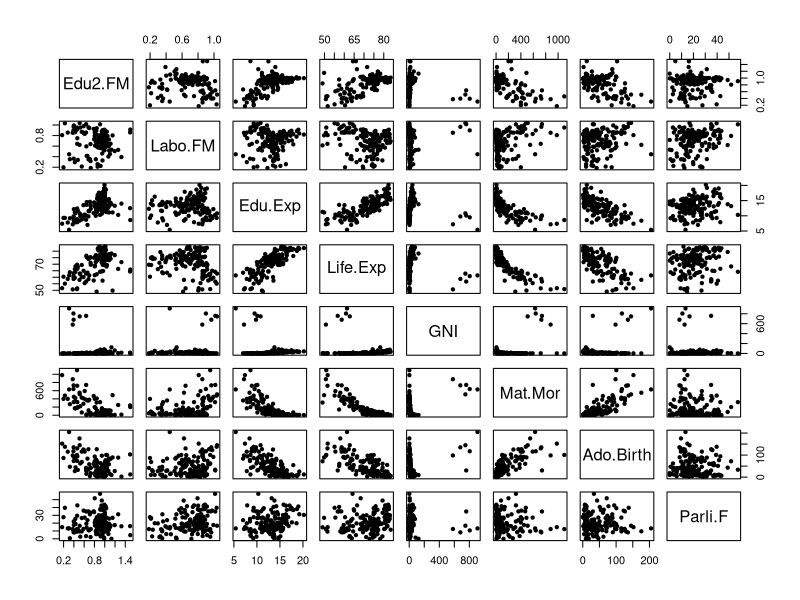
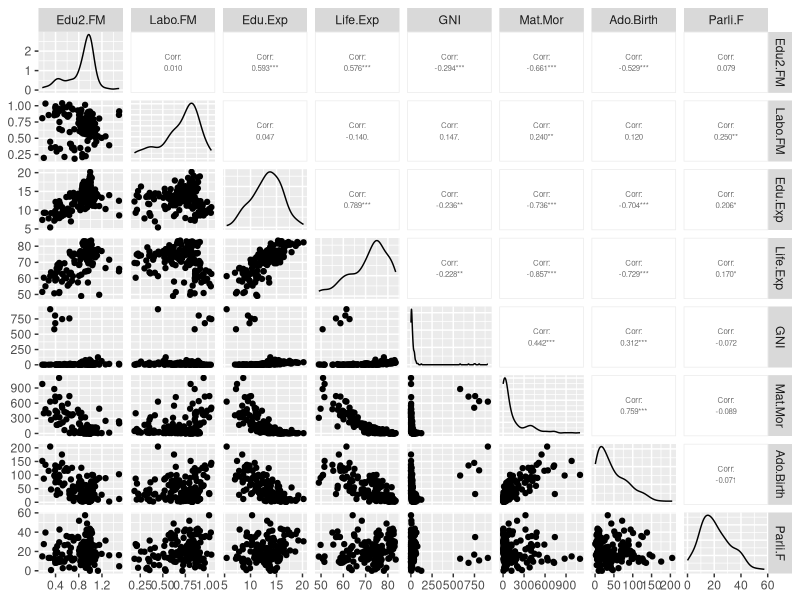
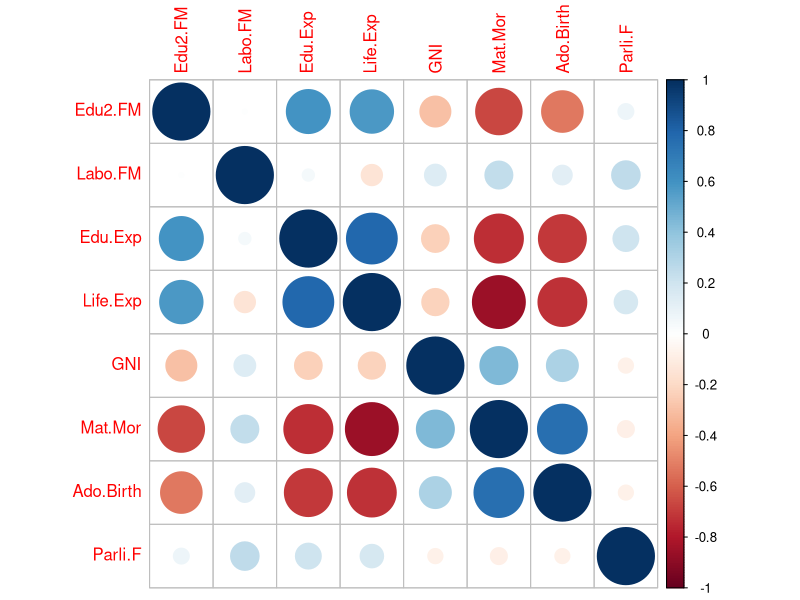
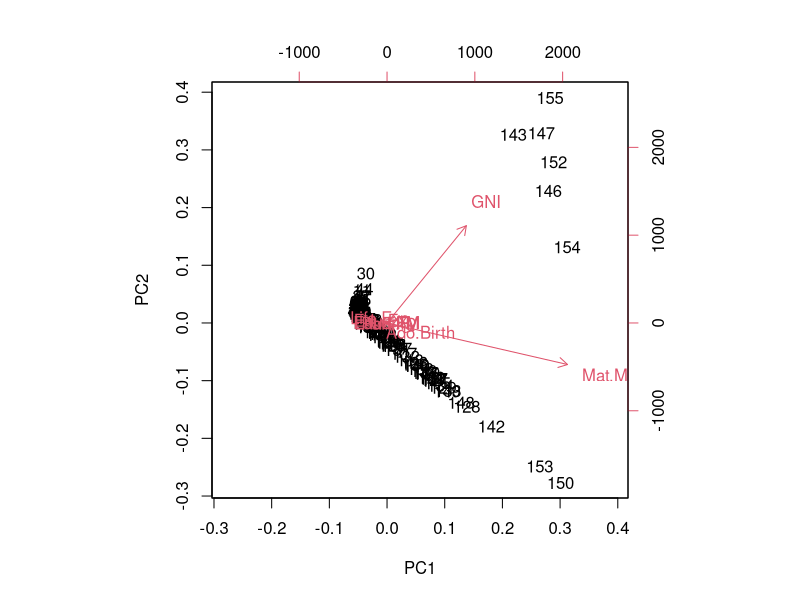
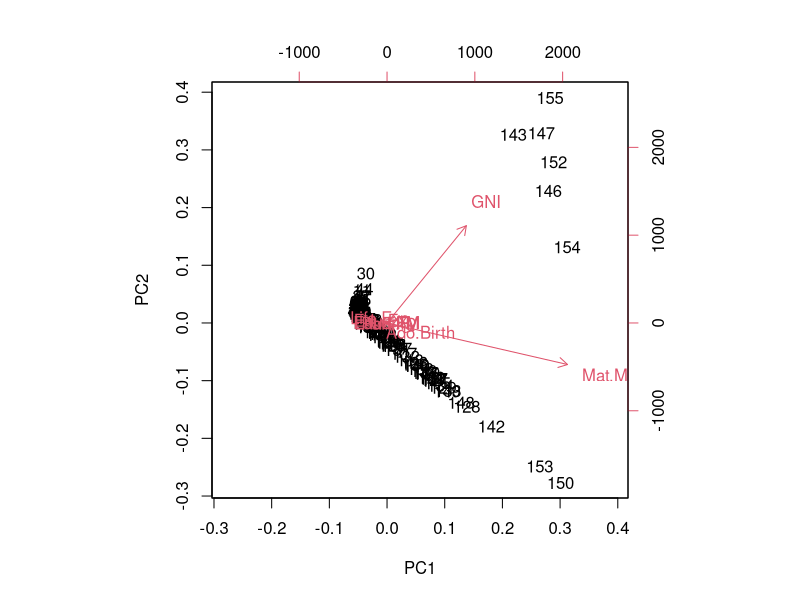

Here is the R script that generated these plots, in order:
## ---- chunk 1
# Loading packages.
library(dplyr)
library(MASS)
library(tidyr)
library(corrplot)
library(ggplot2)
library(GGally)

# Loading the dataset.
human <- read.csv("data/human.csv")

# Exploring structure and dimensions.
str(human)
dim(human)

# Graphical overview of the data.
pairs(human, pch = 20)

summary(human)

# Plot correlation between variables.
p <- ggpairs(human, upper = list(continuous = wrap("cor",size=2)))
p

# Create the correlation matrix and plot it.
cor_matrix <- round(cor(human),digits=5)
cor_matrix
corrplot(cor_matrix, method="circle")
## ---- chunk 2
# Performing PCA with raw human data
pca_human <- prcomp(human)

# Drawing a biplot of the principal component representation and the original variables.
biplot(pca_human, choices = 1:2)

## ---- chunk 3
# Standardizing the data.
human_std <- scale(human)

# Performing the PCA
pca_human_std <- prcomp(human_std)

# Drawing the biplot
biplot(pca_human, choices = 1:2)
